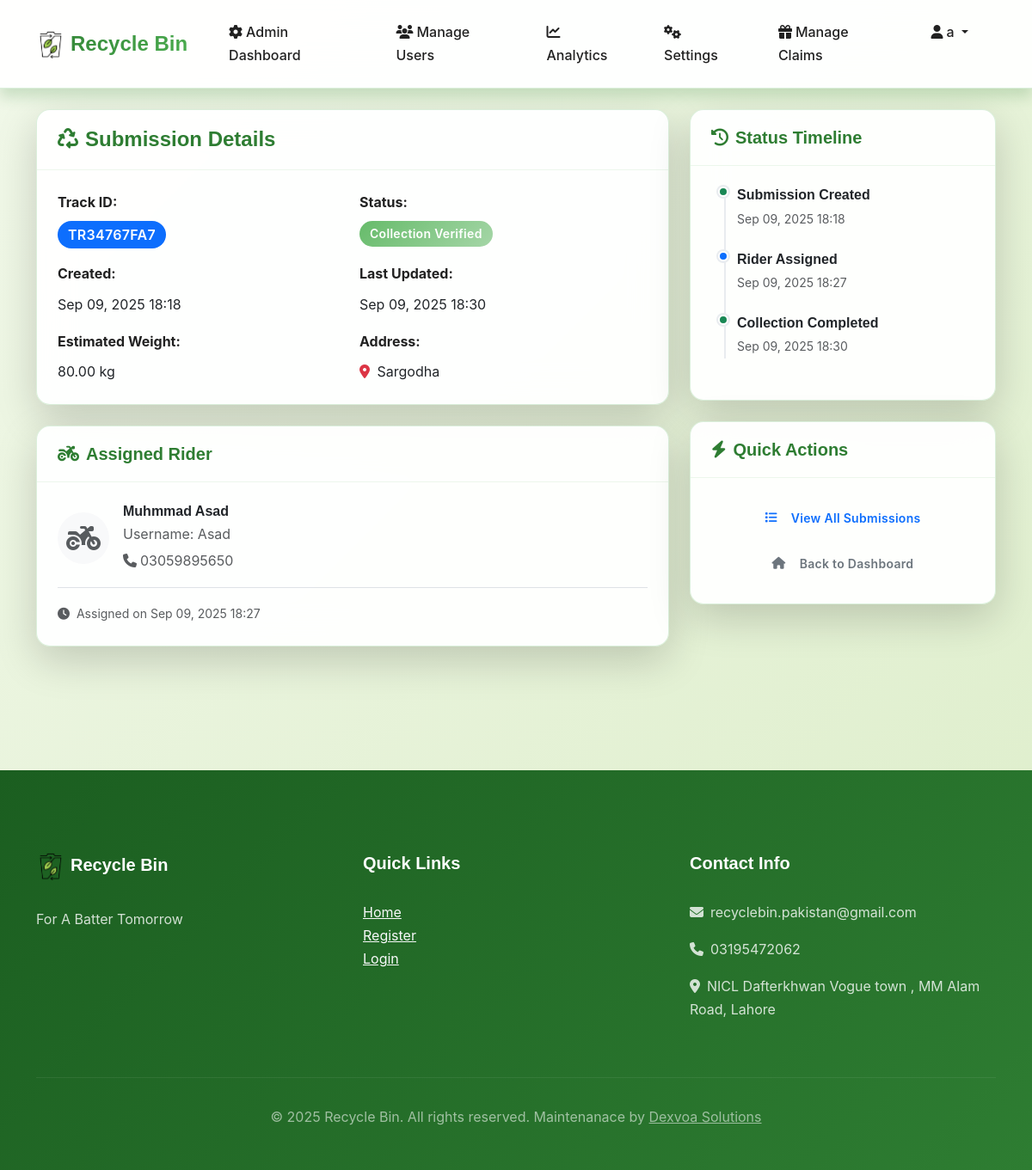
/trash/submission/50/ (signed in), run on an earlier commit of the app's database.
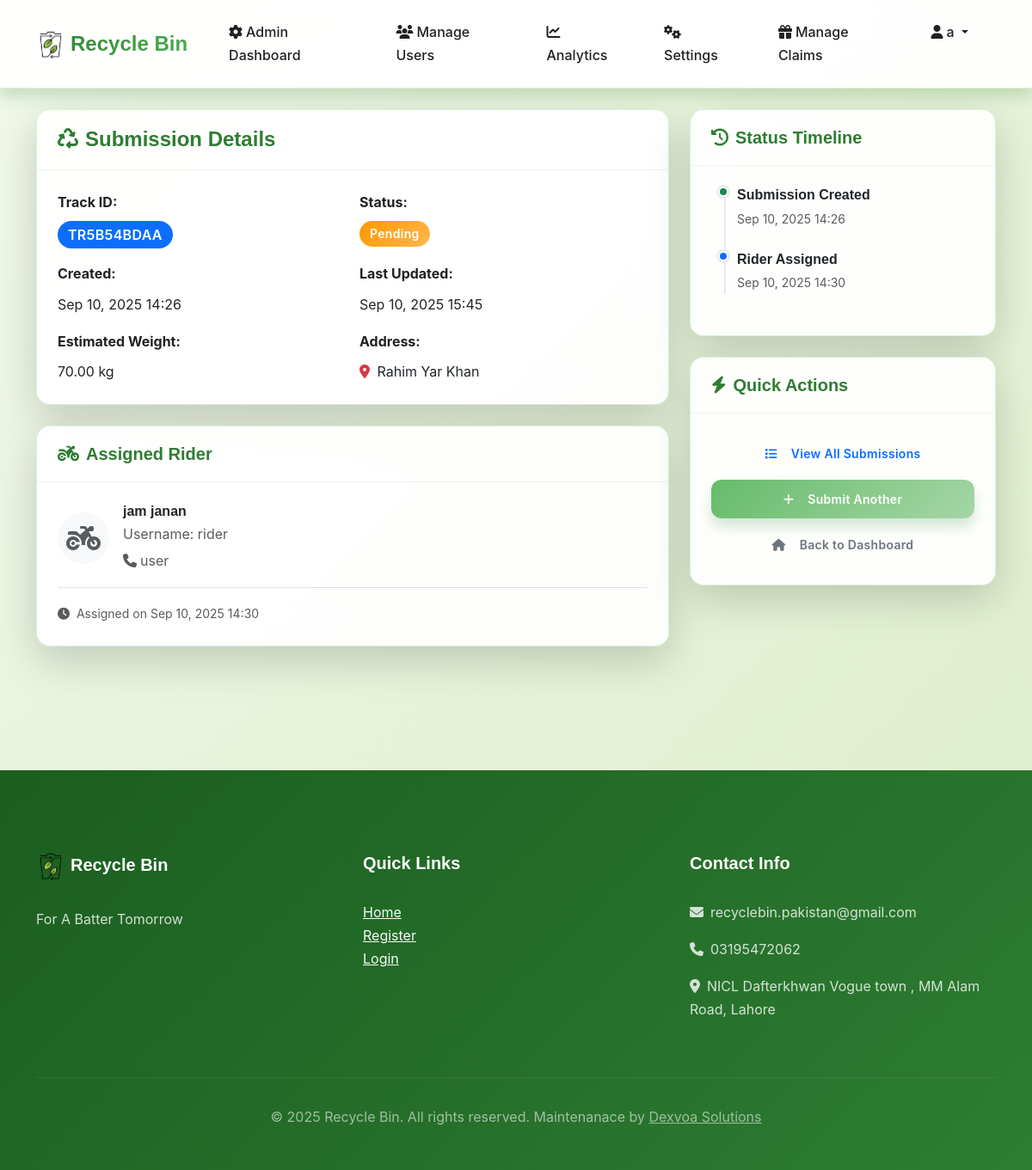
And on a later commit of the database.
### trash/models.py (models this page shows, shortened)
class TrashSubmission(models.Model):
    STATUS_CHOICES = (
        ('pending', 'Pending'),
        ('assigned', 'Assigned to Rider'),
        ('on_the_way', 'Rider On The Way'),
        ('arrived', 'Rider Arrived at Location'),
        ('picked', 'Trash Picked Up'),
        ('collected', 'Collection Verified'),
        ('cancelled', 'Cancelled'),
    )
    track_id = models.CharField(max_length=15, unique=True, editable=False)
    user = models.ForeignKey(CustomUser, on_delete=models.CASCADE, related_name='submissions')
    quantity_kg = models.DecimalField(max_digits=6, decimal_places=2, null=True, blank=True, verbose_name="Estimated Weight (kg)")
    location = models.CharField(max_length=255)
    status = models.CharField(max_length=20, choices=STATUS_CHOICES, default='pending')
    created_at = models.DateTimeField(auto_now_add=True)
    updated_at = models.DateTimeField(auto_now=True)
    rider = models.ForeignKey(CustomUser, null=True, blank=True,
                             on_delete=models.SET_NULL,
                             related_name='assigned_collections',
                             limit_choices_to={'user_type': 'rider'})
    assigned_at = models.DateTimeField(null=True, blank=True)
    pickup_time = models.DateTimeField(null=True, blank=True)
    completion_time = models.DateTimeField(null=True, blank=True)
    rider_notes = models.TextField(blank=True, null=True, verbose_name="Rider's Notes")

### accounts/models.py (models this page shows, shortened)
class CustomUser(AbstractUser):
    USER_TYPE_CHOICES = (
        ('user', 'Regular User'),
        ('rider', 'Rider'),
        ('admin', 'Admin')
    )
    STATUS_CHOICES = (
        ('active', 'Active'),
        ('inactive', 'Inactive'),
        ('suspended', 'Suspended'),
    )
    user_type = models.CharField(max_length=10, choices=USER_TYPE_CHOICES, default='user')
    phone = models.CharField(max_length=15, blank=True)
    reward_points = models.PositiveIntegerField(default=0)
    profile_image = models.ImageField(upload_to='profile_images/', blank=True, null=True)
    location = models.CharField(max_length=255, blank=True, help_text="Default collection location")
    status = models.CharField(max_length=10, choices=STATUS_CHOICES, default='active')
    created_at = models.DateTimeField(auto_now_add=True)
    updated_at = models.DateTimeField(auto_now=True)
    id_proof = models.ImageField(upload_to='id_proofs/', blank=True, null=True)
    vehicle_type = models.CharField(max_length=50, blank=True, null=True)
    vehicle_model = models.CharField(max_length=50, blank=True, null=True)
    license_plate = models.CharField(max_length=20, blank=True, null=True)
    vehicle_color = models.CharField(max_length=30, blank=True, null=True)

### trash/views.py (the view)
# urls.py: path('submission/<int:submission_id>/', views.submission_detail, name='submission_detail'),
@login_required
def submission_detail(request, submission_id):
    submission = get_object_or_404(TrashSubmission, id=submission_id)
    if not (request.user == submission.user or
            request.user.user_type in ['rider', 'admin'] or
            (request.user.user_type == 'rider' and submission.rider == request.user)):
        messages.error(request, 'You do not have permission to view this submission.')
        return redirect('dashboard:home')
    return render(request, 'trash/submission_detail.html', {'submission': submission})

### templates/trash/submission_detail.html (shortened to what the changed rows need)
{% extends 'base.html' %}
{% block content %}
<div class="container py-4">
    <div class="row">
        <div class="col-lg-8">
            <div class="card shadow-lg mb-4">
                <div class="card-body">
                    <div class="row g-3">
                        <div class="col-md-6">
                            <p class="mb-0">
                                <span class="badge bg-primary fs-6">{{ submission.track_id }}</span>
                            </p>
                        </div>
                        <div class="col-md-6">
                            <p class="mb-0">
                                {% if submission.status == 'pending' %}
                                    <span class="badge badge-pending">Pending</span>
                                {% elif submission.status == 'assigned' %}
                                    <span class="badge badge-assigned">Assigned to Rider</span>
                                {% elif submission.status == 'on_the_way' %}
                                    <span class="badge bg-info">Rider On The Way</span>
                                {% elif submission.status == 'arrived' %}
                                    <span class="badge bg-primary">Rider Arrived</span>
                                {% elif submission.status == 'picked' %}
                                    <span class="badge bg-warning">Trash Picked Up</span>
                                {% elif submission.status == 'collected' %}
                                    <span class="badge badge-collected">Collection Verified</span>
                                {% elif submission.status == 'cancelled' %}
                                    <span class="badge badge-cancelled">Cancelled</span>
                                {% endif %}
                            </p>
                        </div>
                        <div class="col-md-6">
                            <label class="form-label fw-bold">Created:</label>
                            <p class="mb-0">{{ submission.created_at|date:"M d, Y H:i" }}</p>
                        </div>
                        <div class="col-md-6">
                            <label class="form-label fw-bold">Last Updated:</label>
                            <p class="mb-0">{{ submission.updated_at|date:"M d, Y H:i" }}</p>
                        </div>
                        <div class="col-md-6">
                            <label class="form-label fw-bold">Estimated Weight:</label>
                            <p class="mb-0">
                                {% if submission.quantity_kg %}
                                    {{ submission.quantity_kg }} kg
                                {% else %}
                                    Not specified
                                {% endif %}
                            </p>
                        </div>
                        <div class="col-md-6">
                            <label class="form-label fw-bold">Address:</label>
                            <p class="mb-0">
                                <i class="fas fa-map-marker-alt text-danger me-1"></i>
                                {{ submission.location }}
                            </p>
                        </div>
                    </div>
                </div>
            </div>
            {% if submission.rider %}
            <div class="card shadow-lg mb-4">
                <div class="card-header">
                    <h5 class="mb-0">
                        <i class="fas fa-motorcycle me-2"></i>Assigned Rider
                    </h5>
                </div>
                <div class="card-body">
                    <div class="d-flex align-items-center">
                        {% if submission.rider.profile_image %}
                            <img src="{{ submission.rider.profile_image.url }}" alt="Rider"
                                 class="rounded-circle me-3" style="width: 60px; height: 60px; object-fit: cover;">
                        {% else %}
                            <div class="bg-light rounded-circle me-3 d-flex align-items-center justify-content-center"
                                 style="width: 60px; height: 60px;">
                                <i class="fas fa-motorcycle fa-2x text-muted"></i>
                            </div>
                        {% endif %}
                        <div>
                            <h6 class="mb-1">{{ submission.rider.get_full_name|default:submission.rider.username }}</h6>
                            <p class="text-muted mb-1">Username: {{ submission.rider.username }}</p>
                            {% if submission.rider.phone %}
                                <p class="text-muted mb-0">
                                    <i class="fas fa-phone me-1"></i>{{ submission.rider.phone }}
                                </p>
                            {% endif %}
                        </div>
                    </div>
                    {% if submission.assigned_at %}
                    <div class="mt-3 pt-3 border-top">
                        <small class="text-muted">
                            <i class="fas fa-clock me-1"></i>
                            Assigned on {{ submission.assigned_at|date:"M d, Y H:i" }}
                        </small>
                    </div>
                    {% endif %}
                </div>
            </div>
            {% endif %}
        </div>
        <div class="col-lg-4">
            <div class="card shadow-lg mb-4">
                <div class="card-body">
                    <div class="timeline">
                        <div class="timeline-item">
                            <div class="timeline-content">
                                <h6 class="mb-1">Submission Created</h6>
                                <small class="text-muted">{{ submission.created_at|date:"M d, Y H:i" }}</small>
                            </div>
                        </div>
                        {% if submission.rider %}
                        <div class="timeline-item">
                            <div class="timeline-marker bg-primary"></div>
                            <div class="timeline-content">
                                <h6 class="mb-1">Rider Assigned</h6>
                                <small class="text-muted">{{ submission.assigned_at|date:"M d, Y H:i" }}</small>
                            </div>
                        </div>
                        {% endif %}
                        {% if submission.status == 'collected' %}
                        <div class="timeline-item">
                            <div class="timeline-marker bg-success"></div>
                            <div class="timeline-content">
                                <h6 class="mb-1">Collection Completed</h6>
                                <small class="text-muted">{{ submission.completion_time|date:"M d, Y H:i" }}</small>
                            </div>
                        </div>
                        {% endif %}
                    </div>
                </div>
            </div>
            <div class="card shadow-lg">
                <div class="card-body">
                    <div class="d-grid gap-2">
                        <a href="{% url 'dashboard:user_submissions' %}" class="btn btn-outline-primary">
                            <i class="fas fa-list me-2"></i>View All Submissions
                        </a>
                        {% if submission.status == 'pending' %}
                        <button type="button" class="btn btn-success" data-bs-toggle="modal" data-bs-target="#submitTrashModal">
                            <i class="fas fa-plus me-2"></i>Submit Another
                        </button>
                        {% endif %}
                        <a href="{% url 'dashboard:user_dashboard' %}" class="btn btn-outline-secondary">
                            <i class="fas fa-home me-2"></i>Back to Dashboard
                        </a>
                    </div>
                </div>
            </div>
        </div>
    </div>
</div>
{% endblock %}

What changed in the data, as far as the page shows it:
changed TrashSubmission: track_id "TR34767FA7" → "TR5B54BDAA"; status "collected" → "pending" (drawn); created_at "Sep 09, 2025 18:18" → "Sep 10, 2025 14:26"; updated_at "Sep 09, 2025 18:30" → "Sep 10, 2025 15:45"; quantity_kg "80.00" → "70.00"; location "Sargodha" → "Rahim Yar Khan"; rider.get_full_name "Muhmmad Asad" → "jam janan"; rider.username "Asad" → "rider"; rider.phone "03059895650" → "user"; assigned_at "Sep 09, 2025 18:27" → "Sep 10, 2025 14:30"; completion_time "Sep 09, 2025 18:30" → (not shown)
Also different on the page:
text no longer shown: "Collection Verified Collection Completed"
text now shown: "Pending Submit Another"
